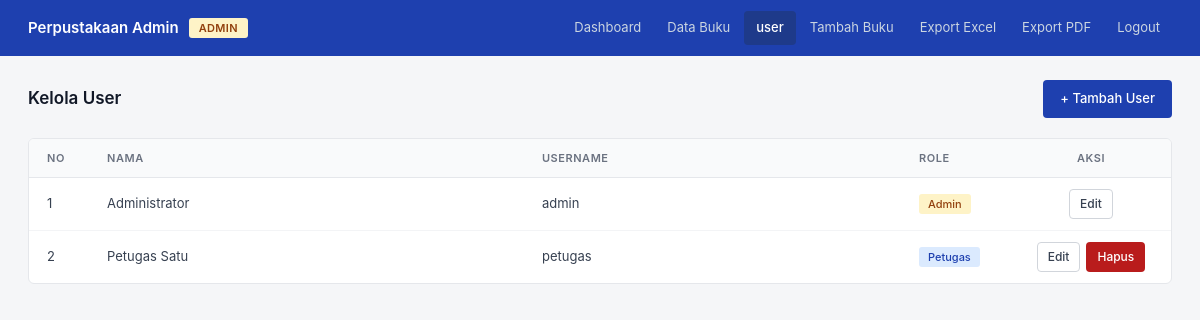
The page /pages/users.php (signed in) on the database its author committed.
### tables this page shows
CREATE TABLE `users` (
  `id` int(11) NOT NULL AUTO_INCREMENT,
  `nama` varchar(100) NOT NULL,
  `username` varchar(50) NOT NULL,
  `password` varchar(255) NOT NULL,
  `role` enum('admin','petugas') NOT NULL DEFAULT 'petugas',
  `created_at` timestamp NOT NULL DEFAULT current_timestamp(),
  PRIMARY KEY (`id`),
  UNIQUE KEY `username` (`username`)
);

### config/auth.php (called while the page is built, shortened)
<?php
function hasRole($role) {
    return isset($_SESSION['role']) && $_SESSION['role'] === $role;
}
?>

### pages/users.php (the view, shortened to what this page needs)
<?php
include '../config/auth.php';
include '../config/koneksi.php';
    ?>
    <?php
$result = mysqli_query($conn, "SELECT id, nama, username, role FROM users ORDER BY id ASC");
$role_label = ($_SESSION['role'] === 'admin') ? 'Admin' : 'Petugas';
$is_admin   = hasRole('admin');
?>
<!DOCTYPE html>
<html lang="id">
<head>
</head>
<body>
    <div class="navbar">
        <div class="brand">
            Perpustakaan Admin
            <span class="role-badge <?= $is_admin ? 'role-admin' : 'role-petugas' ?>">
                <?= $role_label ?>
            </span>
        </div>
        <div class="menu">
            <a href="dashboard.php">Dashboard</a>
            <a href="data_buku.php">Data Buku</a>
            <a href="users.php" class="active">user</a>
            <a href="tambah.php">Tambah Buku</a>
            <a href="../export/export_excel.php">Export Excel</a>
            <a href="../export/export_pdf.php">Export PDF</a>
            <a href="../auth/logout.php" onclick="return confirm('Yakin mau logout?')">Logout</a>
        </div>
    </div>
    <div class="container">
        <div class="page-header">
            <h2>Kelola User</h2>
            <a href="user_tambah.php" class="btn btn-primary">+ Tambah User</a>
        </div>
        <div class="table-box">
            <table>
                <thead>
                    <tr>
                        <th style="width: 60px;">No</th>
                        <th>Nama</th>
                        <th>Username</th>
                        <th style="width: 110px;">Role</th>
                        <th style="width: 160px; text-align: center;">Aksi</th>
                    </tr>
                </thead>
                <tbody>
                    <?php if (mysqli_num_rows($result) > 0): ?>
                        <?php $no = 1; while ($user = mysqli_fetch_assoc($result)): ?>
                            <tr>
                                <td><?= $no++ ?></td>
                                <td><?= htmlspecialchars($user['nama']) ?></td>
                                <td><?= htmlspecialchars($user['username']) ?></td>
                                <td>
                                    <span class="badge <?= $user['role'] === 'admin' ? 'badge-admin' : 'badge-petugas' ?>">
                                        <?= htmlspecialchars($user['role']) ?>
                                    </span>
                                </td>
                                <td>
                                    <div class="action-group">
                                        <a href="user_edit.php?id=<?= (int)$user['id'] ?>" class="btn btn-secondary btn-sm">Edit</a>
                                        <?php if ((int)$user['id'] !== (int)$_SESSION['user_id']): ?>
                                            <a href="../api/user_hapus.php?id=<?= (int)$user['id'] ?>" class="btn btn-danger btn-sm" onclick="return confirm('Yakin ingin menghapus user ini?')">Hapus</a>
                                        <?php endif; ?>
                                    </div>
                                </td>
                            </tr>
                        <?php endwhile; ?>
                    <?php endif; ?>
                </tbody>
            </table>
        </div>
    </div>
</body>
</html>

### pages/users.php (style rules this page uses)
* { box-sizing: border-box; margin: 0; padding: 0; }
body { font-family: -apple-system, BlinkMacSystemFont, 'Segoe UI', Roboto, Arial, sans-serif; background: #f5f6f8; color: #1f2937; font-size: 14px; line-height: 1.5; -webkit-font-smoothing: antialiased; }
.navbar { background: #1e40af; padding: 0 28px; display: flex; justify-content: space-between; align-items: center; height: 56px; }
.navbar .brand { color: #ffffff; font-weight: 600; font-size: 15px; display: flex; align-items: center; gap: 10px; }
.navbar .menu { display: flex; align-items: center; gap: 2px; }
.navbar .menu a { color: #cbd5e1; text-decoration: none; font-size: 13px; padding: 7px 12px; border-radius: 4px; transition: background 0.15s, color 0.15s; }
.navbar .menu a.active { background: #1e3a8a; color: #ffffff; font-weight: 500; }
.role-badge { padding: 2px 10px; border-radius: 3px; font-size: 11px; font-weight: 600; text-transform: uppercase; letter-spacing: 0.03em; }
.role-admin { background: #fef3c7; color: #92400e; }
.container { padding: 24px 28px; max-width: 1200px; margin: 0 auto; }
.page-header { display: flex; justify-content: space-between; align-items: center; margin-bottom: 20px; flex-wrap: wrap; gap: 12px; }
.page-header h2 { font-size: 17px; font-weight: 600; color: #111827; }
.btn { padding: 8px 16px; border: 1px solid transparent; border-radius: 4px; color: #ffffff; text-decoration: none; font-size: 13px; font-weight: 500; cursor: pointer; display: inline-block; font-family: inherit; transition: background 0.15s; white-space: nowrap; }
.btn-primary { background: #1e40af; }
.btn-secondary { background: #ffffff; color: #374151; border-color: #d1d5db; }
.btn-danger { background: #b91c1c; }
.btn-sm { padding: 5px 10px; font-size: 12px; }
.table-box { background: #ffffff; border: 1px solid #e5e7eb; border-radius: 6px; overflow: hidden; }
table { width: 100%; border-collapse: collapse; }
th, td { padding: 11px 18px; text-align: left; font-size: 13px; }
th { background: #f9fafb; color: #6b7280; font-size: 11px; text-transform: uppercase; letter-spacing: 0.05em; font-weight: 600; border-bottom: 1px solid #e5e7eb; white-space: nowrap; }
td { border-bottom: 1px solid #f3f4f6; color: #374151; vertical-align: middle; }
tbody tr:last-child td { border-bottom: none; }
.badge { display: inline-block; padding: 2px 9px; border-radius: 3px; font-size: 11px; font-weight: 500; text-transform: capitalize; }
.badge-admin { background: #fef3c7; color: #92400e; }
.badge-petugas { background: #dbeafe; color: #1e40af; }
.action-group { display: flex; gap: 6px; justify-content: center; }

### rows shown on the page
users: nama "Administrator", username "admin", role "Admin"
users: nama "Petugas Satu", username "petugas", role "Petugas"

### other values the page prints
$role_label "ADMIN"
